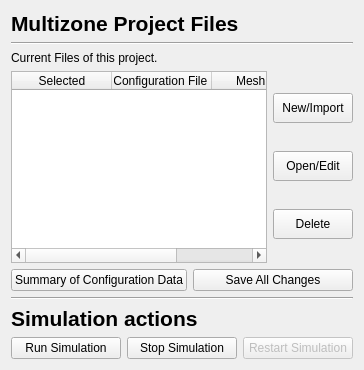
        <widget class="QWidget" name="MultizoneTab">
         <attribute name="title">
          <string>Multizone Input Data</string>
         </attribute>
         <layout class="QVBoxLayout" name="verticalLayout_4">
          <item>
           <widget class="QLabel" name="label">
            <property name="font">
             <font>
              <pointsize>16</pointsize>
              <weight>75</weight>
              <bold>true</bold>
             </font>
            </property>
            <property name="text">
             <string>Multizone Project Files</string>
            </property>
           </widget>
          </item>
          <item>
           <widget class="Line" name="line_3">
            <property name="orientation">
             <enum>Qt::Horizontal</enum>
            </property>
           </widget>
          </item>
          <item>
           <widget class="QLabel" name="label_2">
            <property name="text">
             <string>Current Files of this project. </string>
            </property>
           </widget>
          </item>
          <item>
           <layout class="QGridLayout" name="gridLayout_2">
            <item row="0" column="0" colspan="2">
             <widget class="QTableWidget" name="multizoneFilesTable">
              <property name="maximumSize">
               <size>
                <width>616</width>
                <height>200</height>
               </size>
              </property>
              <column>
               <property name="text">
                <string>Selected</string>
               </property>
              </column>
              <column>
               <property name="text">
                <string>Configuration File </string>
               </property>
              </column>
              <column>
               <property name="text">
                <string>Mesh File</string>
               </property>
              </column>
             </widget>
            </item>
            <item row="0" column="2">
             <layout class="QVBoxLayout" name="verticalLayout_3">
              <item>
               <widget class="QPushButton" name="multizoneNewButton">
                <property name="maximumSize">
                 <size>
                  <width>150</width>
                  <height>30</height>
                 </size>
                </property>
                <property name="text">
                 <string>New/Import</string>
                </property>
                <property name="icon">
                 <iconset resource="toolbarIcons.qrc">
                  <normaloff>:/new/toolbarIcons/images/add.png</normaloff>:/new/toolbarIcons/images/add.png</iconset>
                </property>
               </widget>
              </item>
              <item>
               <widget class="QPushButton" name="multizoneOpenEditButton">
                <property name="maximumSize">
                 <size>
                  <width>150</width>
                  <height>30</height>
                 </size>
                </property>
                <property name="text">
                 <string>Open/Edit</string>
                </property>
                <property name="icon">
                 <iconset resource="toolbarIcons.qrc">
                  <normaloff>:/new/toolbarIcons/images/open_folder.png</normaloff>:/new/toolbarIcons/images/open_folder.png</iconset>
                </property>
               </widget>
              </item>
              <item>
               <widget class="QPushButton" name="multizoneDeleteButton">
                <property name="maximumSize">
                 <size>
                  <width>150</width>
                  <height>30</height>
                 </size>
                </property>
                <property name="text">
                 <string>Delete</string>
                </property>
                <property name="icon">
                 <iconset resource="toolbarIcons.qrc">
                  <normaloff>:/new/toolbarIcons/images/cross.png</normaloff>:/new/toolbarIcons/images/cross.png</iconset>
                </property>
               </widget>
              </item>
             </layout>
            </item>
            <item row="1" column="0">
             <widget class="QPushButton" name="multizoneSummaryAllConfigButton">
              <property name="maximumSize">
               <size>
                <width>300</width>
                <height>30</height>
               </size>
              </property>
              <property name="text">
               <string>Summary of Configuration Data</string>
              </property>
             </widget>
            </item>
            <item row="1" column="1" colspan="2">
             <widget class="QPushButton" name="multizoneSaveAllButton">
              <property name="maximumSize">
               <size>
                <width>300</width>
                <height>30</height>
               </size>
              </property>
              <property name="text">
               <string>Save All Changes</string>
              </property>
              <property name="icon">
               <iconset resource="toolbarIcons.qrc">
                <normaloff>:/new/toolbarIcons/images/disk_multiple.png</normaloff>:/new/toolbarIcons/images/disk_multiple.png</iconset>
              </property>
             </widget>
            </item>
           </layout>
          </item>
          <item>
           <widget class="Line" name="line_2">
            <property name="orientation">
             <enum>Qt::Horizontal</enum>
            </property>
           </widget>
          </item>
          <item>
           <widget class="QLabel" name="label_3">
            <property name="font">
             <font>
              <pointsize>16</pointsize>
              <weight>75</weight>
              <bold>true</bold>
             </font>
            </property>
            <property name="text">
             <string>Simulation actions</string>
            </property>
           </widget>
          </item>
          <item>
           <layout class="QHBoxLayout" name="horizontalLayout_4">
            <item>
             <widget class="QPushButton" name="multizoneRunSimulationButton">
              <property name="maximumSize">
               <size>
                <width>200</width>
                <height>30</height>
               </size>
              </property>
              <property name="text">
               <string>Run Simulation</string>
              </property>
              <property name="icon">
               <iconset resource="toolbarIcons.qrc">
                <normaloff>:/runIcons/images/control_play_blue.png</normaloff>:/runIcons/images/control_play_blue.png</iconset>
              </property>
             </widget>
            </item>
            <item>
             <widget class="QPushButton" name="multizoneStopSimulationButton">
              <property name="maximumSize">
               <size>
                <width>200</width>
                <height>30</height>
               </size>
              </property>
              <property name="text">
               <string>Stop Simulation</string>
              </property>
              <property name="icon">
               <iconset resource="toolbarIcons.qrc">
                <normaloff>:/runIcons/images/control_stop_blue.png</normaloff>:/runIcons/images/control_stop_blue.png</iconset>
              </property>
             </widget>
            </item>
            <item>
             <widget class="QPushButton" name="multizoneRestartSimulation">
              <property name="enabled">
               <bool>false</bool>
              </property>
              <property name="maximumSize">
               <size>
                <width>200</width>
                <height>30</height>
               </size>
              </property>
              <property name="text">
               <string>Restart Simulation</string>
              </property>
             </widget>
            </item>
           </layout>
          </item>
         </layout>
        </widget>
